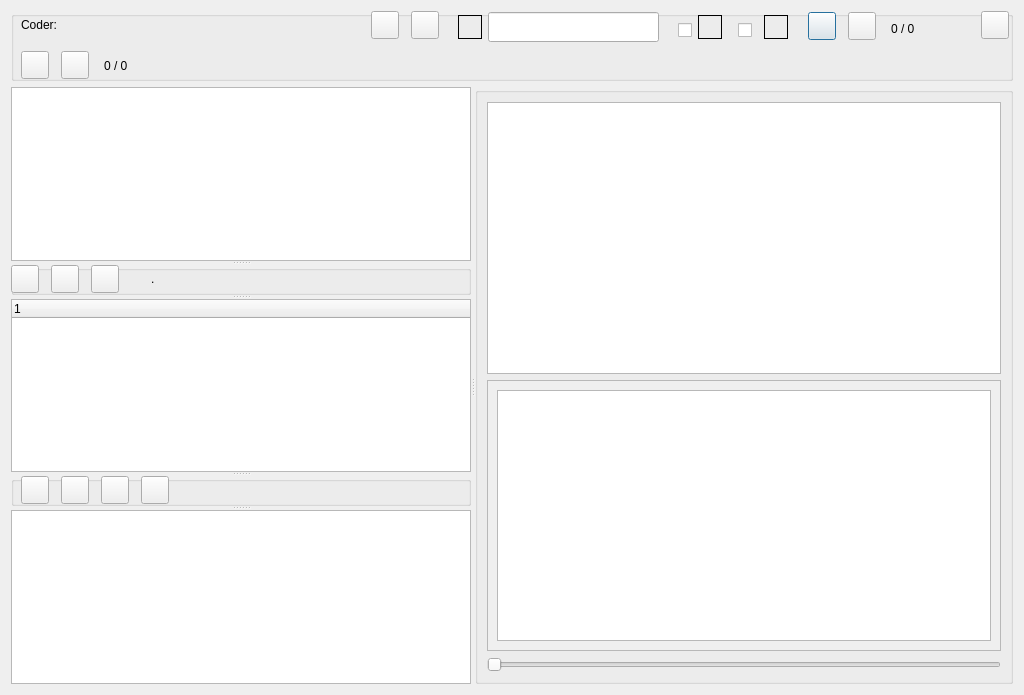
<?xml version="1.0" encoding="UTF-8"?>
<ui version="4.0">
 <class>Dialog_code_by_case</class>
 <widget class="QDialog" name="Dialog_code_by_case">
  <property name="geometry">
   <rect>
    <x>0</x>
    <y>0</y>
    <width>1024</width>
    <height>695</height>
   </rect>
  </property>
  <property name="windowTitle">
   <string>Code by case</string>
  </property>
  <layout class="QGridLayout" name="gridLayout">
   <item row="0" column="0">
    <widget class="QGroupBox" name="groupBox">
     <property name="minimumSize">
      <size>
       <width>0</width>
       <height>70</height>
      </size>
     </property>
     <property name="maximumSize">
      <size>
       <width>16777215</width>
       <height>70</height>
      </size>
     </property>
     <property name="title">
      <string/>
     </property>
     <widget class="QLabel" name="label_coder">
      <property name="geometry">
       <rect>
        <x>10</x>
        <y>0</y>
        <width>281</width>
        <height>28</height>
       </rect>
      </property>
      <property name="text">
       <string>Coder:</string>
      </property>
     </widget>
     <widget class="QLineEdit" name="lineEdit_search">
      <property name="geometry">
       <rect>
        <x>477</x>
        <y>1</y>
        <width>171</width>
        <height>30</height>
       </rect>
      </property>
      <property name="toolTip">
       <string>&lt;html&gt;&lt;head/&gt;&lt;body&gt;&lt;p&gt;Search for text.&lt;/p&gt;&lt;p&gt;check &lt;span style=&quot; font-weight:600;&quot;&gt;Case sensitive&lt;/span&gt; for case sensitive search&lt;/p&gt;&lt;p&gt;check &lt;span style=&quot; font-weight:600;&quot;&gt;All files&lt;/span&gt; for searching all files search&lt;/p&gt;
&lt;p&gt;Right-click to change automatic searching options&lt;/p&gt;&lt;/body&gt;&lt;/html&gt;</string>
      </property>
     </widget>
     <widget class="QCheckBox" name="checkBox_search_case">
      <property name="geometry">
       <rect>
        <x>667</x>
        <y>1</y>
        <width>21</width>
        <height>36</height>
       </rect>
      </property>
      <property name="toolTip">
       <string>&lt;html&gt;&lt;head/&gt;&lt;body&gt;&lt;p&gt;search case sensitive&lt;/p&gt;&lt;/body&gt;&lt;/html&gt;</string>
      </property>
      <property name="text">
       <string/>
      </property>
     </widget>
     <widget class="QCheckBox" name="checkBox_search_all_files">
      <property name="geometry">
       <rect>
        <x>727</x>
        <y>1</y>
        <width>21</width>
        <height>36</height>
       </rect>
      </property>
      <property name="toolTip">
       <string>&lt;html&gt;&lt;head/&gt;&lt;body&gt;&lt;p&gt;search all files&lt;/p&gt;&lt;/body&gt;&lt;/html&gt;</string>
      </property>
      <property name="text">
       <string/>
      </property>
     </widget>
     <widget class="QLabel" name="label_search_totals">
      <property name="geometry">
       <rect>
        <x>880</x>
        <y>7</y>
        <width>81</width>
        <height>22</height>
       </rect>
      </property>
      <property name="text">
       <string>0 / 0</string>
      </property>
      <property name="alignment">
       <set>Qt::AlignLeading|Qt::AlignLeft|Qt::AlignVCenter</set>
      </property>
     </widget>
     <widget class="QLabel" name="label_codes_count">
      <property name="geometry">
       <rect>
        <x>570</x>
        <y>46</y>
        <width>41</width>
        <height>22</height>
       </rect>
      </property>
      <property name="text">
       <string/>
      </property>
      <property name="alignment">
       <set>Qt::AlignRight|Qt::AlignTrailing|Qt::AlignVCenter</set>
      </property>
     </widget>
     <widget class="QPushButton" name="pushButton_previous">
      <property name="geometry">
       <rect>
        <x>797</x>
        <y>1</y>
        <width>28</width>
        <height>28</height>
       </rect>
      </property>
      <property name="toolTip">
       <string>&lt;html&gt;&lt;head/&gt;&lt;body&gt;&lt;p&gt;Previous&lt;/p&gt;&lt;/body&gt;&lt;/html&gt;</string>
      </property>
      <property name="text">
       <string/>
      </property>
     </widget>
     <widget class="QPushButton" name="pushButton_next">
      <property name="geometry">
       <rect>
        <x>837</x>
        <y>1</y>
        <width>28</width>
        <height>28</height>
       </rect>
      </property>
      <property name="toolTip">
       <string>&lt;html&gt;&lt;head/&gt;&lt;body&gt;&lt;p&gt;Next&lt;/p&gt;&lt;/body&gt;&lt;/html&gt;</string>
      </property>
      <property name="text">
       <string/>
      </property>
     </widget>
     <widget class="QLabel" name="label_search_all_files">
      <property name="geometry">
       <rect>
        <x>753</x>
        <y>4</y>
        <width>24</width>
        <height>24</height>
       </rect>
      </property>
      <property name="toolTip">
       <string>&lt;html&gt;&lt;head/&gt;&lt;body&gt;&lt;p&gt;Search text. All text files.&lt;/p&gt;&lt;/body&gt;&lt;/html&gt;</string>
      </property>
      <property name="autoFillBackground">
       <bool>false</bool>
      </property>
      <property name="frameShape">
       <enum>QFrame::Box</enum>
      </property>
      <property name="text">
       <string/>
      </property>
      <property name="alignment">
       <set>Qt::AlignRight|Qt::AlignTrailing|Qt::AlignVCenter</set>
      </property>
      <property name="wordWrap">
       <bool>true</bool>
      </property>
     </widget>
     <widget class="QLabel" name="label_search_case_sensitive">
      <property name="geometry">
       <rect>
        <x>687</x>
        <y>4</y>
        <width>24</width>
        <height>24</height>
       </rect>
      </property>
      <property name="toolTip">
       <string>&lt;html&gt;&lt;head/&gt;&lt;body&gt;&lt;p&gt;Search text. Case sensitive&lt;/p&gt;&lt;/body&gt;&lt;/html&gt;</string>
      </property>
      <property name="autoFillBackground">
       <bool>false</bool>
      </property>
      <property name="frameShape">
       <enum>QFrame::Box</enum>
      </property>
      <property name="text">
       <string/>
      </property>
      <property name="alignment">
       <set>Qt::AlignRight|Qt::AlignTrailing|Qt::AlignVCenter</set>
      </property>
      <property name="wordWrap">
       <bool>true</bool>
      </property>
     </widget>
     <widget class="QPushButton" name="pushButton_annotate">
      <property name="geometry">
       <rect>
        <x>360</x>
        <y>0</y>
        <width>28</width>
        <height>28</height>
       </rect>
      </property>
      <property name="toolTip">
       <string>&lt;html&gt;&lt;head/&gt;&lt;body&gt;&lt;p&gt;Annotate selection&lt;/p&gt;&lt;/body&gt;&lt;/html&gt;</string>
      </property>
      <property name="text">
       <string/>
      </property>
     </widget>
     <widget class="QPushButton" name="pushButton_coding_memo">
      <property name="geometry">
       <rect>
        <x>400</x>
        <y>0</y>
        <width>28</width>
        <height>28</height>
       </rect>
      </property>
      <property name="toolTip">
       <string>&lt;html&gt;&lt;head/&gt;&lt;body&gt;&lt;p&gt;Memo for this coded section&lt;/p&gt;&lt;/body&gt;&lt;/html&gt;</string>
      </property>
      <property name="text">
       <string/>
      </property>
     </widget>
     <widget class="QLabel" name="label_search_regex">
      <property name="geometry">
       <rect>
        <x>447</x>
        <y>4</y>
        <width>24</width>
        <height>24</height>
       </rect>
      </property>
      <property name="toolTip">
       <string>&lt;html&gt;&lt;head/&gt;&lt;body&gt;&lt;p&gt;Search uses Regex functions. &lt;/p&gt;&lt;p&gt;A dot ‘.’ is used as a wild card, e.g. ‘.ears’ will match ‘bears’ and ‘years’. &lt;/p&gt;&lt;p&gt;A ‘?’ after a character will match one or none times that character, e.g. ‘bears?’ will match ‘bear’ and ‘bears’ &lt;/p&gt;&lt;p&gt;&lt;span style=&quot; background-color:transparent;&quot;&gt;A ‘*’ after a character will match zero or more times. &lt;/span&gt;&lt;/p&gt;&lt;p&gt;&lt;span style=&quot; background-color:transparent;&quot;&gt;‘&lt;/span&gt;\. will match the dot symbol, ‘\?’ will match the question mark. ‘\n’ will match the line ending symbol. &lt;/p&gt;&lt;p&gt;Regex cheatsheet: www.rexegg.com/regex-quickstart.html&lt;/p&gt;&lt;/body&gt;&lt;/html&gt;</string>
      </property>
      <property name="autoFillBackground">
       <bool>false</bool>
      </property>
      <property name="frameShape">
       <enum>QFrame::Box</enum>
      </property>
      <property name="text">
       <string/>
      </property>
      <property name="alignment">
       <set>Qt::AlignRight|Qt::AlignTrailing|Qt::AlignVCenter</set>
      </property>
      <property name="wordWrap">
       <bool>true</bool>
      </property>
     </widget>
     <widget class="QPushButton" name="pushButton_help">
      <property name="geometry">
       <rect>
        <x>970</x>
        <y>0</y>
        <width>28</width>
        <height>28</height>
       </rect>
      </property>
      <property name="toolTip">
       <string>Help</string>
      </property>
      <property name="text">
       <string/>
      </property>
     </widget>
     <widget class="QLabel" name="label_file_totals">
      <property name="geometry">
       <rect>
        <x>93</x>
        <y>44</y>
        <width>901</width>
        <height>22</height>
       </rect>
      </property>
      <property name="text">
       <string>0 / 0</string>
      </property>
      <property name="alignment">
       <set>Qt::AlignLeading|Qt::AlignLeft|Qt::AlignVCenter</set>
      </property>
     </widget>
     <widget class="QPushButton" name="pushButton_next_file">
      <property name="geometry">
       <rect>
        <x>50</x>
        <y>40</y>
        <width>28</width>
        <height>28</height>
       </rect>
      </property>
      <property name="toolTip">
       <string>Next file segment for this case</string>
      </property>
      <property name="text">
       <string/>
      </property>
     </widget>
     <widget class="QPushButton" name="pushButton_previous_file">
      <property name="geometry">
       <rect>
        <x>10</x>
        <y>40</y>
        <width>28</width>
        <height>28</height>
       </rect>
      </property>
      <property name="toolTip">
       <string>Previous file segment for this case</string>
      </property>
      <property name="text">
       <string/>
      </property>
     </widget>
    </widget>
   </item>
   <item row="1" column="0">
    <widget class="QSplitter" name="splitter">
     <property name="orientation">
      <enum>Qt::Horizontal</enum>
     </property>
     <widget class="QSplitter" name="leftsplitter">
      <property name="orientation">
       <enum>Qt::Vertical</enum>
      </property>
      <widget class="QListWidget" name="listWidget"/>
      <widget class="QGroupBox" name="groupBox_file_buttons">
       <property name="minimumSize">
        <size>
         <width>0</width>
         <height>30</height>
        </size>
       </property>
       <property name="maximumSize">
        <size>
         <width>16777215</width>
         <height>30</height>
        </size>
       </property>
       <property name="title">
        <string/>
       </property>
       <widget class="QPushButton" name="pushButton_latest">
        <property name="geometry">
         <rect>
          <x>40</x>
          <y>0</y>
          <width>28</width>
          <height>28</height>
         </rect>
        </property>
        <property name="toolTip">
         <string>Case with latest coding</string>
        </property>
        <property name="text">
         <string/>
        </property>
       </widget>
       <widget class="QPushButton" name="pushButton_next_2">
        <property name="geometry">
         <rect>
          <x>0</x>
          <y>0</y>
          <width>28</width>
          <height>28</height>
         </rect>
        </property>
        <property name="toolTip">
         <string>Next Case</string>
        </property>
        <property name="text">
         <string/>
        </property>
       </widget>
       <widget class="QLabel" name="label_case">
        <property name="geometry">
         <rect>
          <x>140</x>
          <y>5</y>
          <width>221</width>
          <height>17</height>
         </rect>
        </property>
        <property name="text">
         <string>.</string>
        </property>
       </widget>
       <widget class="QPushButton" name="pushButton_goto_id">
        <property name="geometry">
         <rect>
          <x>80</x>
          <y>0</y>
          <width>28</width>
          <height>28</height>
         </rect>
        </property>
        <property name="toolTip">
         <string>Go to case id</string>
        </property>
        <property name="text">
         <string/>
        </property>
       </widget>
      </widget>
      <widget class="QTreeWidget" name="treeWidget">
       <column>
        <property name="text">
         <string notr="true">1</string>
        </property>
       </column>
      </widget>
      <widget class="QGroupBox" name="groupBox_coding_buttons">
       <property name="minimumSize">
        <size>
         <width>0</width>
         <height>30</height>
        </size>
       </property>
       <property name="maximumSize">
        <size>
         <width>16777215</width>
         <height>30</height>
        </size>
       </property>
       <property name="title">
        <string/>
       </property>
       <widget class="QPushButton" name="pushButton_show_all_codings">
        <property name="geometry">
         <rect>
          <x>90</x>
          <y>0</y>
          <width>28</width>
          <height>28</height>
         </rect>
        </property>
        <property name="toolTip">
         <string>&lt;html&gt;&lt;head/&gt;&lt;body&gt;&lt;p&gt;Show all codings&lt;/p&gt;&lt;/body&gt;&lt;/html&gt;</string>
        </property>
        <property name="text">
         <string/>
        </property>
       </widget>
       <widget class="QPushButton" name="pushButton_show_codings_prev">
        <property name="geometry">
         <rect>
          <x>10</x>
          <y>0</y>
          <width>28</width>
          <height>28</height>
         </rect>
        </property>
        <property name="toolTip">
         <string>&lt;html&gt;&lt;head/&gt;&lt;body&gt;&lt;p&gt;Show previous coding of selected code&lt;/p&gt;&lt;/body&gt;&lt;/html&gt;</string>
        </property>
        <property name="text">
         <string/>
        </property>
       </widget>
       <widget class="QPushButton" name="pushButton_show_codings_next">
        <property name="geometry">
         <rect>
          <x>50</x>
          <y>0</y>
          <width>28</width>
          <height>28</height>
         </rect>
        </property>
        <property name="toolTip">
         <string>&lt;html&gt;&lt;head/&gt;&lt;body&gt;&lt;p&gt;Show next coding of selected code.&lt;/p&gt;&lt;/body&gt;&lt;/html&gt;</string>
        </property>
        <property name="text">
         <string/>
        </property>
       </widget>
       <widget class="QPushButton" name="pushButton_important">
        <property name="geometry">
         <rect>
          <x>130</x>
          <y>0</y>
          <width>28</width>
          <height>28</height>
         </rect>
        </property>
        <property name="toolTip">
         <string>Show codings flagged important</string>
        </property>
        <property name="text">
         <string/>
        </property>
       </widget>
       <widget class="QLabel" name="label_code">
        <property name="geometry">
         <rect>
          <x>180</x>
          <y>0</y>
          <width>28</width>
          <height>28</height>
         </rect>
        </property>
        <property name="toolTip">
         <string>Right click below to create new codes and categories</string>
        </property>
        <property name="text">
         <string/>
        </property>
        <property name="wordWrap">
         <bool>true</bool>
        </property>
       </widget>
      </widget>
      <widget class="QListWidget" name="listWidget_vars"/>
     </widget>
     <widget class="QGroupBox" name="groupBox_2">
      <property name="title">
       <string/>
      </property>
      <layout class="QGridLayout" name="gridLayout_2">
       <item row="1" column="0">
        <widget class="QScrollArea" name="scrollArea">
         <property name="widgetResizable">
          <bool>true</bool>
         </property>
         <widget class="QWidget" name="scrollAreaWidgetContents_2">
          <property name="geometry">
           <rect>
            <x>0</x>
            <y>0</y>
            <width>515</width>
            <height>263</height>
           </rect>
          </property>
          <layout class="QGridLayout" name="gridLayout_3">
           <item row="0" column="0">
            <widget class="QGraphicsView" name="graphicsView"/>
           </item>
          </layout>
         </widget>
        </widget>
       </item>
       <item row="0" column="0">
        <widget class="QTextEdit" name="textEdit"/>
       </item>
       <item row="2" column="0">
        <widget class="QSlider" name="horizontalSlider">
         <property name="orientation">
          <enum>Qt::Horizontal</enum>
         </property>
        </widget>
       </item>
      </layout>
     </widget>
    </widget>
   </item>
  </layout>
 </widget>
 <tabstops>
  <tabstop>lineEdit_search</tabstop>
  <tabstop>pushButton_previous</tabstop>
  <tabstop>pushButton_next</tabstop>
  <tabstop>checkBox_search_case</tabstop>
  <tabstop>checkBox_search_all_files</tabstop>
 </tabstops>
 <resources/>
 <connections/>
</ui>
